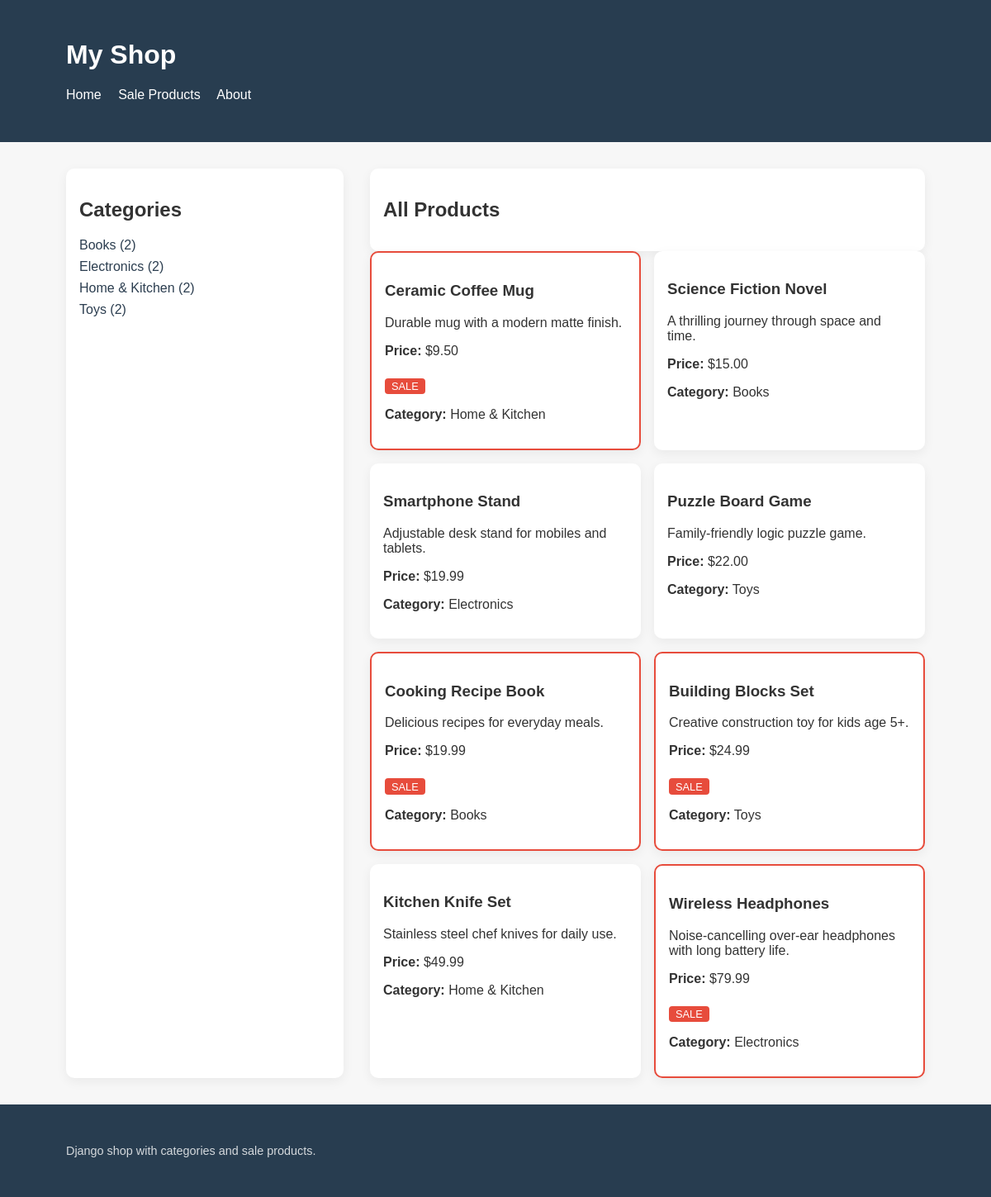
The page / on the database its author committed.
### store/models.py (models this page shows, shortened)
class Category(models.Model):
    name = models.CharField(max_length=100, unique=True)
    slug = models.SlugField(max_length=120, unique=True)
    class Meta:
        verbose_name_plural = 'Categories'
        ordering = ['name']
    def get_absolute_url(self):
        return reverse('store:category_detail', args=[self.slug])

class Product(models.Model):
    category = models.ForeignKey(Category, related_name='products', on_delete=models.CASCADE)
    name = models.CharField(max_length=120)
    description = models.TextField(blank=True)
    price = models.DecimalField(max_digits=10, decimal_places=2)
    discounted_price = models.DecimalField(max_digits=10, decimal_places=2, blank=True, null=True)
    on_sale = models.BooleanField(default=False)
    created_at = models.DateTimeField(auto_now_add=True)
    updated_at = models.DateTimeField(auto_now=True)
    class Meta:
        ordering = ['price', 'name']
    @property
    def has_discount(self):
        return self.on_sale and self.discounted_price is not None and self.discounted_price < self.price
    @property
    def effective_price(self):
        return self.discounted_price if self.has_discount else self.price

### store/views.py (the view)
# urls.py: 2. Add a URL to urlpatterns:  path('', views.home, name='home')
def home(request):
    categories = Category.objects.annotate(product_count=Count('products')).filter(product_count__gt=0)
    products = Product.objects.all().order_by('price')
    return render(request, 'store/home.html', {
        'categories': categories,
        'products': products,
    })

### store/templates/store/home.html
{% extends 'store/base.html' %} {% block content %}
<div class="grid" style="grid-template-columns: 1fr 2fr; gap: 2rem">
  <aside class="card">
    <h2>Categories</h2>
    <ul class="category-list">
      {% for category in categories %}
      <li>
        <a href="{{ category.get_absolute_url }}"
          >{{ category.name }} ({{ category.product_count }})</a
        >
      </li>
      {% empty %}
      <li>No categories yet.</li>
      {% endfor %}
    </ul>
  </aside>
  <main>
    <div class="card">
      <h2>All Products</h2>
    </div>
    <div
      class="grid"
      style="grid-template-columns: repeat(auto-fit, minmax(250px, 1fr))"
    >
      {% for product in products %}
      <div class="card {% if product.has_discount %}sale{% endif %}">
        <h3>{{ product.name }}</h3>
        <p>{{ product.description|default:'No description.' }}</p>
        <p><strong>Price:</strong> ${{ product.effective_price }}</p>
        {% if product.has_discount %}
        <span class="sale-label">SALE</span>
        {% endif %}
        <p><strong>Category:</strong> {{ product.category.name }}</p>
      </div>
      {% empty %}
      <p>No products available.</p>
      {% endfor %}
    </div>
  </main>
</div>
{% endblock %}

### store/templates/store/base.html (shortened to what this page needs)
<!doctype html>
<html lang="en">
  <head>
  </head>
  <body>
    <header>
      <div class="container">
        <h1>My Shop</h1>
        <nav>
          <a href="{% url 'store:home' %}">Home</a>
          <a href="{% url 'store:sales' %}">Sale Products</a>
          <a href="{% url 'store:about' %}">About</a>
        </nav>
      </div>
    </header>
    <div class="container">{% block content %}{% endblock %}</div>
    <footer>
      <div class="container footer-note">
        Django shop with categories and sale products.
      </div>
    </footer>
  </body>
</html>

### store/templates/store/base.html (style rules this page uses)
body { font-family: Arial, sans-serif; margin: 0; padding: 0; background: #f7f7f7; color: #333; }
header, footer { background: #283d50; color: #fff; padding: 1rem 2rem; }
nav a { color: #fff; margin-right: 1rem; text-decoration: none; }
.container { max-width: 1040px; margin: 2rem auto; padding: 0 1rem; }
.grid { display: grid; gap: 1rem; }
.card { background: #fff; border-radius: 10px; padding: 1rem; box-shadow: 0 4px 14px rgba(0, 0, 0, 0.06); }
.card.sale { border: 2px solid #e74c3c; }
.category-list { list-style: none; padding: 0; margin: 0; }
.category-list li { margin-bottom: 0.5rem; }
.category-list a { text-decoration: none; color: #2c3e50; }
.sale-label { display: inline-block; background: #e74c3c; color: white; padding: 0.15rem 0.5rem; border-radius: 0.25rem; font-size: 0.8rem; margin-top: 0.5rem; }
.footer-note { font-size: 0.9rem; opacity: 0.8; }

### rows shown on the page
Category: name "Books", product_count "2"
Category: name "Electronics", product_count "2"
Category: name "Home & Kitchen", product_count "2"
Category: name "Toys", product_count "2"
Product: name "Ceramic Coffee Mug", description "Durable mug with a modern matte finish.", effective_price "9.50", shows "SALE", category.name "Home & Kitchen"
Product: name "Science Fiction Novel", description "A thrilling journey through space and time.", effective_price "15.00", category.name "Books"
Product: name "Smartphone Stand", description "Adjustable desk stand for mobiles and tablets.", effective_price "19.99", category.name "Electronics"
Product: name "Puzzle Board Game", description "Family-friendly logic puzzle game.", effective_price "22.00", category.name "Toys"
Product: name "Cooking Recipe Book", description "Delicious recipes for everyday meals.", effective_price "19.99", shows "SALE", category.name "Books"
Product: name "Building Blocks Set", description "Creative construction toy for kids age 5+.", effective_price "24.99", shows "SALE", category.name "Toys"
Product: name "Kitchen Knife Set", description "Stainless steel chef knives for daily use.", effective_price "49.99", category.name "Home & Kitchen"
Product: name "Wireless Headphones", description "Noise-cancelling over-ear headphones with long battery life.", effective_price "79.99", shows "SALE", category.name "Electronics"
